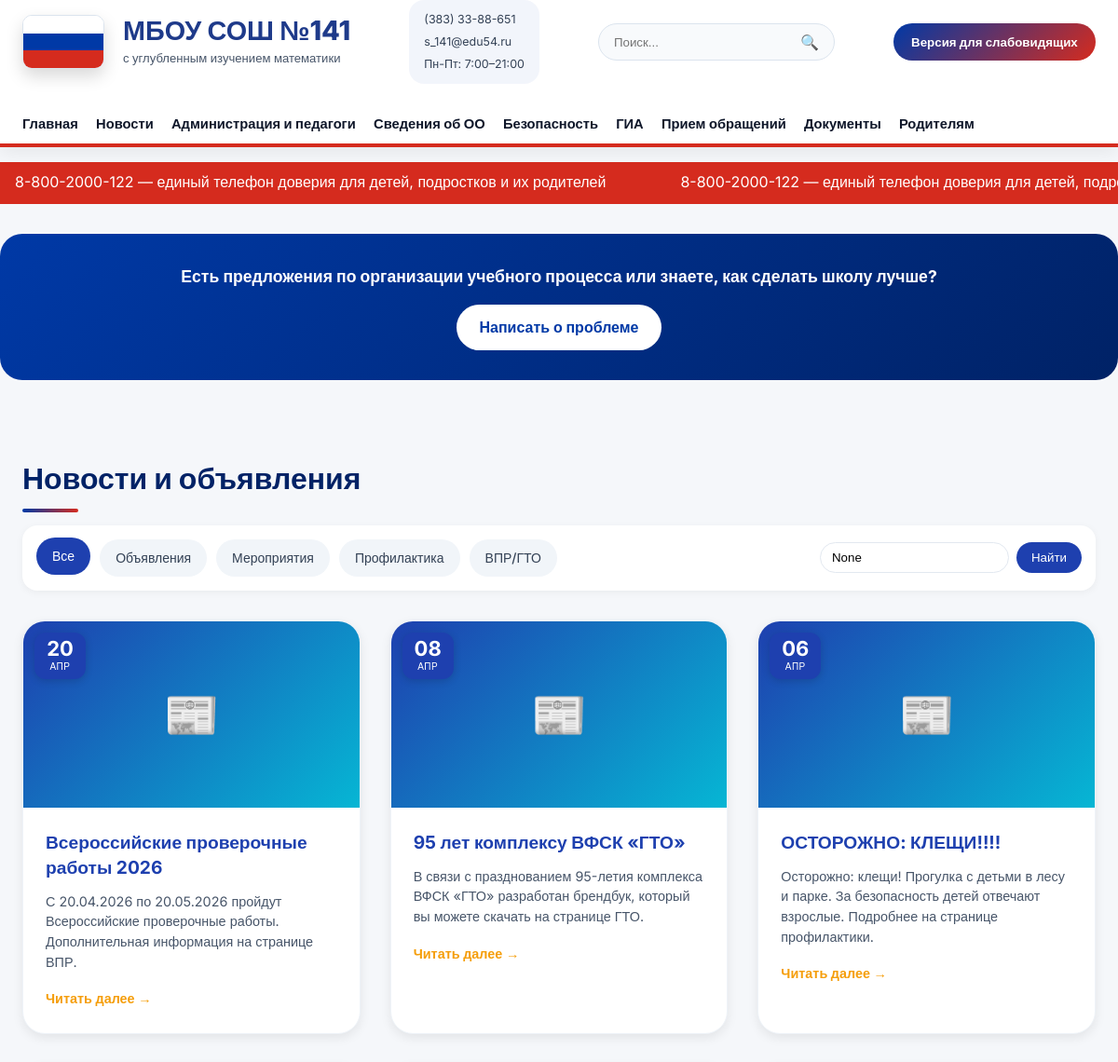
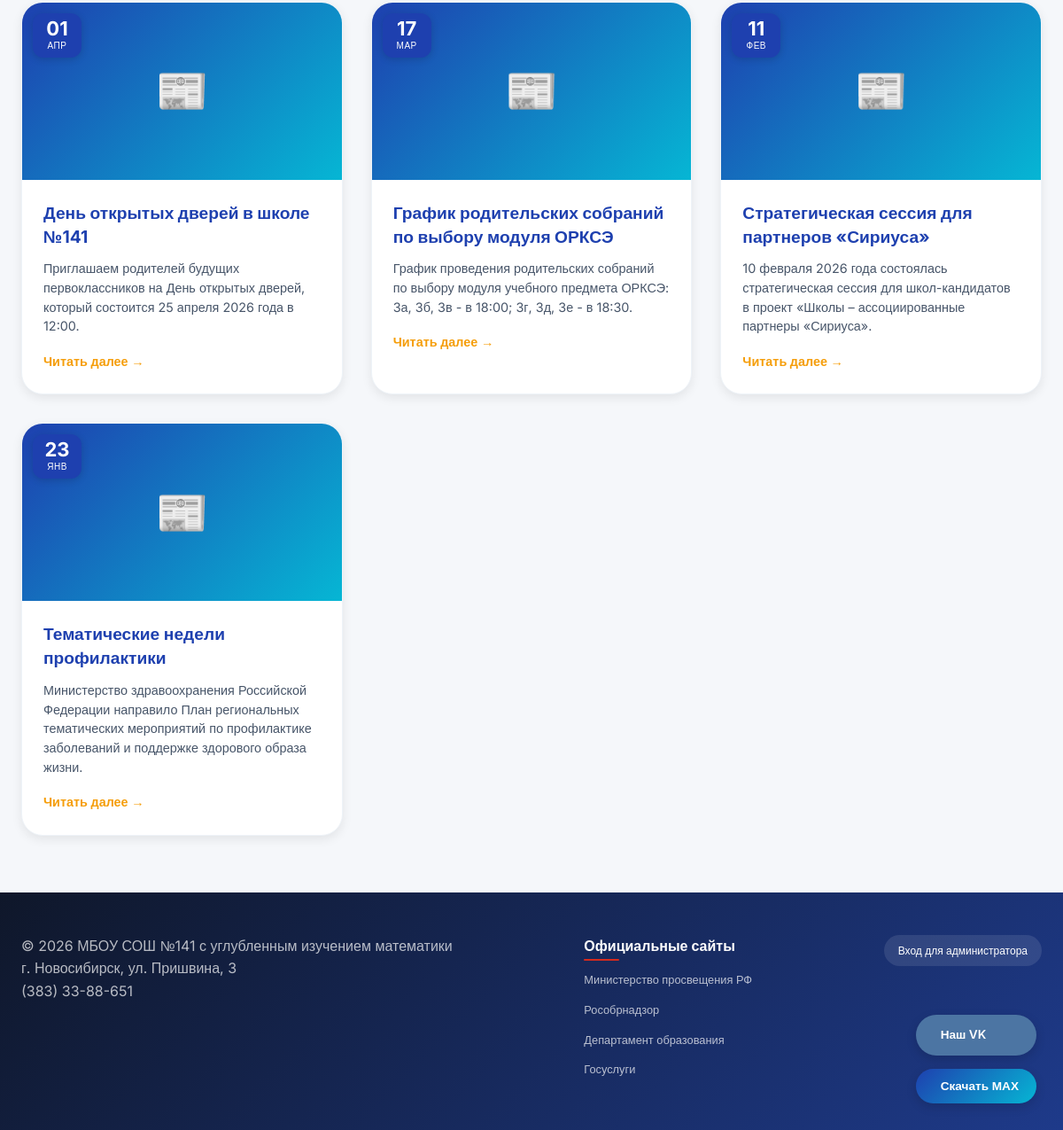
Page /news/ on the committed database (2 pictures, top to bottom).
### main/models.py (models this page shows, shortened)
class News(models.Model):
    CATEGORY_CHOICES = [
        ('announcement', 'Объявления'),
        ('event', 'Мероприятия'),
        ('safety', 'Профилактика'),
        ('exams', 'ВПР/ГТО'),
    ]
    title = models.CharField(max_length=200, verbose_name='Заголовок')
    text = models.TextField(verbose_name='Текст')
    date = models.DateTimeField(default=timezone.now, verbose_name='Дата публикации')
    category = models.CharField(max_length=20, choices=CATEGORY_CHOICES, default='announcement',
                                verbose_name='Категория')
    image = ResizedImageField(
        size=[800, 450],
        crop=['middle', 'center'],
        quality=85,
        upload_to='news_images/',
        blank=True,
        null=True,
        verbose_name='Изображение'
    )
    file = models.FileField(upload_to='news_files/', blank=True, null=True, verbose_name='Файл для скачивания')
    class Meta:
        verbose_name = 'Новость'
        verbose_name_plural = 'Новости'
        ordering = ['-date']

### main/views.py (the view)
# urls.py: path('news/', views.news_list_view, name='news_list'),
def news_list_view(request):
    news_list = News.objects.all()
    category = request.GET.get('category')
    if category:
        news_list = news_list.filter(category=category)
    search_query = request.GET.get('search')
    if search_query:
        news_list = news_list.filter(
            Q(title__icontains=search_query) |
            Q(text__icontains=search_query)
        )
    paginator = Paginator(news_list, 10)
    page_number = request.GET.get('page')
    page_obj = paginator.get_page(page_number)
    context = {
        'page_obj': page_obj,
        'current_category': category,
        'search_query': search_query,
    }
    return render(request, 'main/news_list.html', context)

### main/templates/main/news_list.html (shortened to what this page needs)
{% extends 'main/base.html' %}
{% load static %}
{% block content %}
<h1 class="section-title">Новости и объявления</h1>
<div class="filters">
    <a href="?{% if search_query %}search={{ search_query }}&{% endif %}" class="filter-btn {% if not current_category %}active{% endif %}">Все</a>
    <a href="?category=announcement{% if search_query %}&search={{ search_query }}{% endif %}" class="filter-btn {% if current_category == 'announcement' %}active{% endif %}"> Объявления</a>
    <a href="?category=event{% if search_query %}&search={{ search_query }}{% endif %}" class="filter-btn {% if current_category == 'event' %}active{% endif %}"> Мероприятия</a>
    <a href="?category=safety{% if search_query %}&search={{ search_query }}{% endif %}" class="filter-btn {% if current_category == 'safety' %}active{% endif %}"> Профилактика</a>
    <a href="?category=exams{% if search_query %}&search={{ search_query }}{% endif %}" class="filter-btn {% if current_category == 'exams' %}active{% endif %}"> ВПР/ГТО</a>
    <form method="get" class="search-form-inline">
        <input type="text" name="search" placeholder="Поиск..." value="{{ search_query }}">
        <button type="submit">Найти</button>
    </form>
</div>
<div class="news-grid">
    {% for item in page_obj %}
        <div class="news-card">
            <a href="{% url 'news_detail' item.id %}" class="news-card-link">
                <div class="news-image-wrapper">
                    {% if item.image %}
                        <img src="{{ item.image.url }}" alt="{{ item.title }}">
                    {% else %}
                        <div class="news-no-image">📰</div>
                    {% endif %}
                    <div class="news-date-block">
                        <div class="news-date-day">{{ item.date|date:"d" }}</div>
                        <div class="news-date-month">{{ item.date|date:"M"|upper|slice:":3" }}</div>
                    </div>
                </div>
                <div class="news-content">
                    <h3 class="news-title">{{ item.title }}</h3>
                    <p class="news-excerpt">{{ item.text|truncatewords:30|safe }}</p>
                    <span class="read-more">Читать далее →</span>
                </div>
            </a>
        </div>
    {% empty %}
        <p>Новостей пока нет.</p>
    {% endfor %}
</div>
{% endblock %}

### main/static/css/style.css (style rules this page uses)
:root { --primary: #0039a6; --primary-dark: #002266; --primary-light: #e8f0fe; --secondary: #0f172a; --accent: #d52b1e; --accent-light: #fce4e4; --bg: #f5f7fa; --surface: #ffffff; --surface-hover: #f8fafc; --text: #0f172a; --text-light: #334155; --muted: #64748b; --border: #dbe4ee; --border-light: #eef3f8; --success: #16a34a; --danger: #dc2626; --warning: #f59e0b; --radius: 24px; --radius-sm: 16px; --radius-md: 20px; --radius-lg: 28px; --shadow-sm: 0 1px 2px rgba(0,0,0,0.05); --shadow-md: 0 4px 6px rgba(0,0,0,0.08); --shadow-lg: 0 10px 20px rgba(0,0,0,0.10); --shadow-xl: 0 20px 30px rgba(0,0,0,0.12); --transition: all .3s ease; }
* { margin: 0; padding: 0; box-sizing: border-box; }
html { scroll-behavior: smooth; }
body { font-family: 'Inter', sans-serif; background: var(--bg); color: var(--text); line-height: 1.6; }
.section-title { font-size: 2rem; margin: 3rem 0 1.5rem; font-weight: 800; color: var(--primary-dark); position: relative; display: inline-block; }
.section-title::after { content: ''; position: absolute; bottom: -10px; left: 0; width: 60px; height: 4px; background: linear-gradient(90deg, var(--primary), var(--accent)); border-radius: 2px; }
.news-grid { display: grid; grid-template-columns: repeat(auto-fill, minmax(320px, 1fr)); gap: 2rem; margin: 2rem 0; }
.news-card { background: var(--surface); border-radius: var(--radius-md); overflow: hidden; transition: var(--transition); box-shadow: var(--shadow-md); border: 1px solid var(--border-light); }
.news-card-link { text-decoration: none; color: inherit; display: block; }
.news-image-wrapper { position: relative; height: 200px; overflow: hidden; }
.news-no-image { width: 100%; height: 100%; background: linear-gradient(135deg, var(--primary), var(--primary-dark)); display: flex; align-items: center; justify-content: center; font-size: 3rem; color: white; }
.news-date-block { position: absolute; top: 12px; left: 12px; background: var(--primary); color: white; border-radius: 12px; padding: 6px 12px; text-align: center; min-width: 55px; box-shadow: var(--shadow-sm); }
.news-date-day { font-size: 20px; font-weight: 700; line-height: 1; }
.news-date-month { font-size: 10px; text-transform: uppercase; letter-spacing: 0.5px; }
.news-content { padding: 1.5rem; }
.news-title { font-size: 1.2rem; font-weight: 700; color: var(--text); margin-bottom: 0.75rem; line-height: 1.4; }
.news-excerpt { font-size: 0.875rem; color: var(--text-light); line-height: 1.5; margin-bottom: 1rem; }
.read-more { color: var(--primary); font-weight: 600; font-size: 0.875rem; display: inline-flex; align-items: center; gap: 4px; transition: var(--transition); }
.filters { display: flex; flex-wrap: wrap; gap: 0.75rem; align-items: center; margin-bottom: 2rem; padding: 1rem; background: var(--surface); border-radius: var(--radius-sm); box-shadow: var(--shadow-sm); }
.filter-btn { padding: 0.5rem 1rem; background: var(--surface-hover); color: var(--text-light); text-decoration: none; border-radius: 40px; font-size: 0.875rem; font-weight: 500; transition: var(--transition); border: 1px solid transparent; }
.filter-btn:hover, .filter-btn.active { background: var(--primary); color: white; transform: translateY(-2px); }

### rows in the picture
News: date "20", date "АПР", title "Всероссийские проверочные работы 2026", text "С 20.04.2026 по 20.05.2026 пройдут Всероссийские проверочные работы. Дополнительная информация на странице ВПР."
News: date "08", date "АПР", title "95 лет комплексу ВФСК «ГТО»", text "В связи с празднованием 95-летия комплекса ВФСК «ГТО» разработан брендбук, который вы можете скачать на странице ГТО."
News: date "06", date "АПР", title "ОСТОРОЖНО: КЛЕЩИ!!!!", text "Осторожно: клещи! Прогулка с детьми в лесу и парке. За безопасность детей отвечают взрослые. Подробнее на странице профилактики."
News: date "01", date "АПР", title "День открытых дверей в школе №141", text "Приглашаем родителей будущих первоклассников на День открытых дверей, который состоится 25 апреля 2026 года в 12:00."
News: date "17", date "МАР", title "График родительских собраний по выбору модуля ОРКСЭ", text "График проведения родительских собраний по выбору модуля учебного предмета ОРКСЭ: 3а, 3б, 3в - в 18:00; 3г, 3д, 3е - в 18:30."
News: date "11", date "ФЕВ", title "Стратегическая сессия для партнеров «Сириуса»", text "10 февраля 2026 года состоялась стратегическая сессия для школ-кандидатов в проект «Школы – ассоциированные партнеры «Сириуса»."
News: date "23", date "ЯНВ", title "Тематические недели профилактики", text "Министерство здравоохранения Российской Федерации направило План региональных тематических мероприятий по профилактике заболеваний и поддержке здорового образа жизни."
